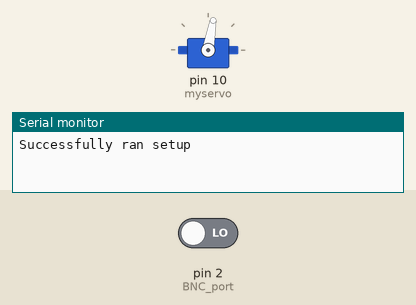
Simulated run of this sketch. Board: Arduino Uno, built with avr-gcc and run on an emulated ATmega328P. Parts: servo, the last lines printed to the serial monitor. The test bench sets the inputs (shaded band); at power-on: pin 2 (BNC_port) LOW.

Above: at 1.2 s.
1.3 s: pin 2 (BNC_port) driven HIGH
At 2.7 s:
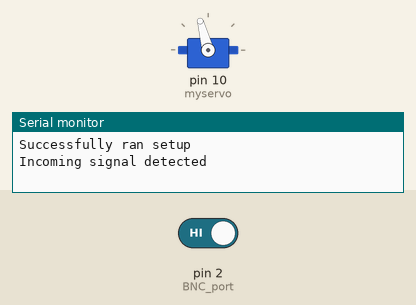
Timing chart, 0 to 4.3 s (numbered marks = the images above; inputs shaded):
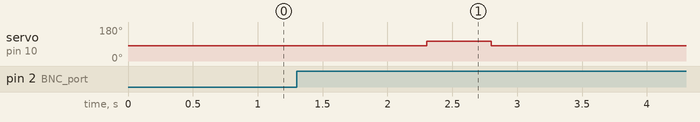

The sketch:

FEDTester_servo_code.ino
```cpp
#include <Wire.h>
#include <Servo.h>


int BNC_port = 2;
Servo myservo;
int pos=0;
bool i;

void setup() {
  myservo.attach(10);
  Serial.begin(9600);
  pinMode(BNC_port, INPUT);
  Serial.println("Successfully ran setup");
  attachInterrupt(0, FEDSignalDetected, RISING);

}

void loop() {

  if (i == true){
    delay(1000);
    myservo.write(105);
    delay(500);
    i = false;
  } else {
    myservo.write(80);
    //Serial.println("No signal received :(");
    delay(100);
  }

}

void FEDSignalDetected() {
  //activated if DigitalPin nr 2 is going from LOW to HIGH
  Serial.println("Incoming signal detected");
  i = true;
}
```

Measured:
- after the input at 1.3 s, servo on pin 10 (myservo): 80° → 105° after 1.0 s, → 80° 0.50 s later
